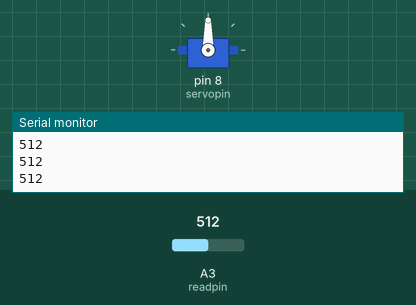
This sketch was run on a simulated Arduino Uno, built with avr-gcc and run on an emulated ATmega328P. On the bench: servo, the last lines printed to the serial monitor. The inputs (shaded band) are chosen by the test bench; at power-on: A3 (readpin) = 512.

Above: at 1.2 s.
1.3 s: A3 (readpin) set to 885
2.8 s: A3 (readpin) set to 906
At 3.8 s:
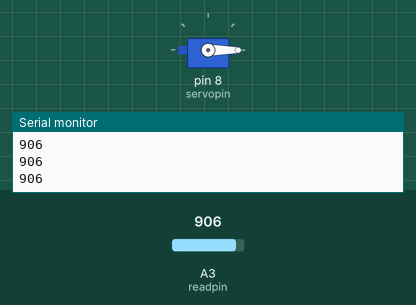
4.4 s: A3 (readpin) set to 986
5.9 s: A3 (readpin) set to 1017
At 6.7 s:
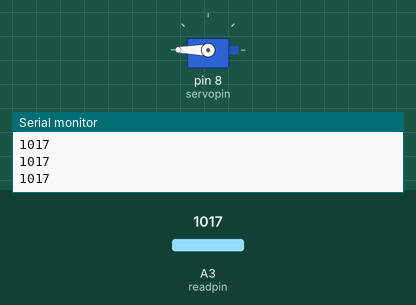
7.5 s: A3 (readpin) set to 990
At 8.2 s:
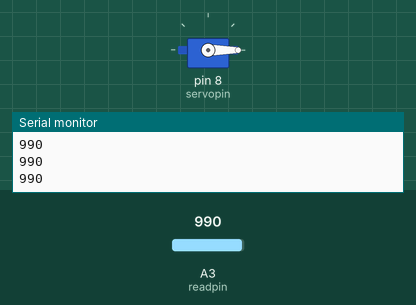
9.1 s: A3 (readpin) set to 1010
At 9.7 s:
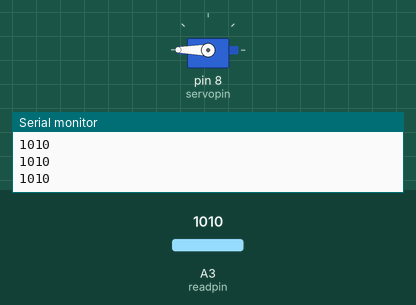
Timing chart, 0 to 11.7 s (numbered marks = the images above; inputs shaded):
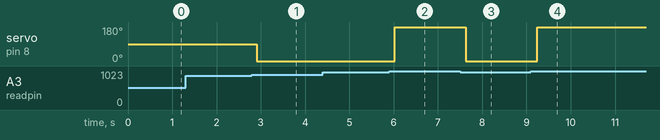

Measured:
- the behaviour switches between 899 and 900 on A3 (readpin) (found by bisection; images 0 and 1)
- the behaviour switches between 999 and 1000 on A3 (readpin) (found by bisection; images 1 and 2)
- after the input at 2.8 s, servo on pin 8 (servopin): 90° → 0° after 0.11 s
- after the input at 5.9 s, servo on pin 8 (servopin): 0° → 180° after 0.12 s
- after the input at 7.5 s, servo on pin 8 (servopin): 180° → 0° after 0.13 s
- after the input at 9.1 s, servo on pin 8 (servopin): 0° → 180° after 0.14 s

The sketch:

LDR_servo_c.ino
```cpp
#include<Servo.h>
int dt = 100;
int servopin = 8;
int readpin = A3;
int ldrval;
int servopos =90;
Servo Mservo;
void setup() {
  // put your setup code here, to run once:
Serial.begin(9600);
pinMode(readpin,INPUT);
Mservo.attach(servopin);

}
void loop() {
ldrval = analogRead(readpin);
Serial.println(ldrval);
delay(dt);
if (ldrval >=600){
Mservo.write(servopos);
}
if (ldrval >=900){
Mservo.write(0);
}
if (ldrval >=1000){
Mservo.write(180);
}
}
```
